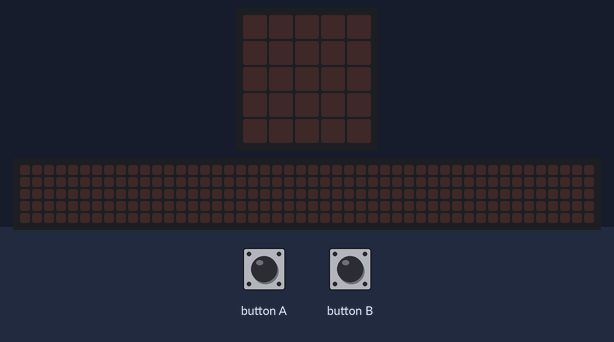
The program below on a simulated BBC micro:bit (MakeCode). Shown: the board's 5×5 LED display, a strip that is not on the board, showing the scrolling text unrolled. Inputs (shaded band) come from the test bench. The 48×5 strip is a reading aid, not a part: it shows the text the display is scrolling, unrolled, one strip-width of it at a time.

Above: at 1.2 s.
1.3 s: button B pressed for 0.15 s
At 1.82 s:
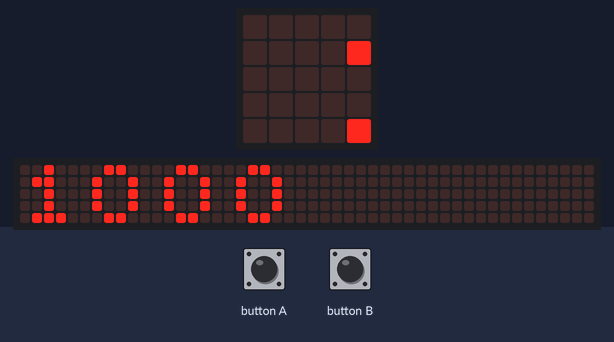
At 5.72 s:
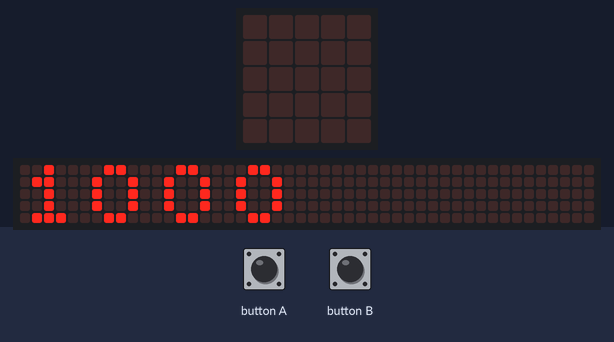
Timing chart, 0 to 7.2 s (numbered marks = the images above; inputs shaded):
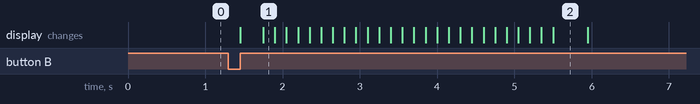

Measured:
- after the input at 1.3 s, the display: first changes after 0.15 s (image 1 shows a later state)
- what the display in image 2 shows lasts 0.5 s, from 5.5 s to 6.0 s

The program:

main.ts
```typescript
let start = 0
let passtime = 0
input.onButtonPressed(Button.A, function () {
    start = input.runningTime()
})
input.onButtonPressed(Button.B, function () {
    passtime = passtime - start
    basic.showNumber(Math.trunc(passtime + 1000))
})
```

test.ts
```typescript
// 在這裡測試；當此封包作為擴充功能時，將不會編譯此內容。
```
